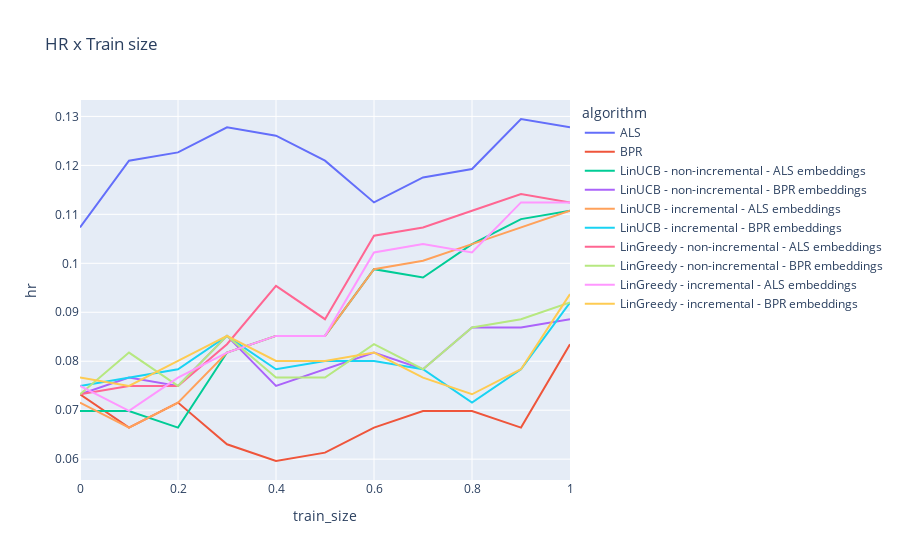

Write notebook code for a chart like this one.
### Code cell
fig = px.line(df_results, x="train_size", y="hr", color='algorithm', title='HR x Train size')
fig.show()
fig.write_html('results-v5/hr_x_train_size.html')

### Figure 1 — Plotly figure (JSON) as saved in the notebook; plotly's stock layout.template omitted (floating-point values rounded to 4 significant figures)
{"data": [{"hovertemplate": "algorithm=ALS<br>train_size=%{x}<br>hr=%{y}<extra></extra>", "legendgroup": "ALS", "line": {"color": "#636efa", "dash": "solid"}, "marker": {"symbol": "circle"}, "mode": "lines", "name": "ALS", "orientation": "v", "showlegend": true, "type": "scatter", "x": [0, 0.1, 0.2, 0.3, 0.4, 0.5, 0.6, 0.7, 0.8, 0.9, 1], "xaxis": "x", "y": [0.1073, 0.121, 0.1227, 0.1278, 0.1261, 0.121, 0.1124, 0.1175, 0.1193, 0.1295, 0.1278], "yaxis": "y"}, {"hovertemplate": "algorithm=BPR<br>train_size=%{x}<br>hr=%{y}<extra></extra>", "legendgroup": "BPR", "line": {"color": "#EF553B", "dash": "solid"}, "marker": {"symbol": "circle"}, "mode": "lines", "name": "BPR", "orientation": "v", "showlegend": true, "type": "scatter", "x": [0, 0.1, 0.2, 0.3, 0.4, 0.5, 0.6, 0.7, 0.8, 0.9, 1], "xaxis": "x", "y": [0.07325, 0.06644, 0.07155, 0.06303, 0.05963, 0.06133, 0.06644, 0.06985, 0.06985, 0.06644, 0.08348], "yaxis": "y"}, {"hovertemplate": "algorithm=LinUCB - non-incremental - ALS embeddings<br>train_size=%{x}<br>hr=%{y}<extra></extra>", "legendgroup": "LinUCB - non-incremental - ALS embeddings", "line": {"color": "#00cc96", "dash": "solid"}, "marker": {"symbol": "circle"}, "mode": "lines", "name": "LinUCB - non-incremental - ALS embeddings", "orientation": "v", "showlegend": true, "type": "scatter", "x": [0, 0.1, 0.2, 0.3, 0.4, 0.5, 0.6, 0.7, 0.8, 0.9, 1], "xaxis": "x", "y": [0.06985, 0.06985, 0.06644, 0.08177, 0.08518, 0.08518, 0.09881, 0.0971, 0.1039, 0.109, 0.1107], "yaxis": "y"}, {"hovertemplate": "algorithm=LinUCB - non-incremental - BPR embeddings<br>train_size=%{x}<br>hr=%{y}<extra></extra>", "legendgroup": "LinUCB - non-incremental - BPR embeddings", "line": {"color": "#ab63fa", "dash": "solid"}, "marker": {"symbol": "circle"}, "mode": "lines", "name": "LinUCB - non-incremental - BPR embeddings", "orientation": "v", "showlegend": true, "type": "scatter", "x": [0, 0.1, 0.2, 0.3, 0.4, 0.5, 0.6, 0.7, 0.8, 0.9, 1], "xaxis": "x", "y": [0.07325, 0.07666, 0.07496, 0.08518, 0.07496, 0.07836, 0.08177, 0.07836, 0.08688, 0.08688, 0.08859], "yaxis": "y"}, {"hovertemplate": "algorithm=LinUCB - incremental - ALS embeddings<br>train_size=%{x}<br>hr=%{y}<extra></extra>", "legendgroup": "LinUCB - incremental - ALS embeddings", "line": {"color": "#FFA15A", "dash": "solid"}, "marker": {"symbol": "circle"}, "mode": "lines", "name": "LinUCB - incremental - ALS embeddings", "orientation": "v", "showlegend": true, "type": "scatter", "x": [0, 0.1, 0.2, 0.3, 0.4, 0.5, 0.6, 0.7, 0.8, 0.9, 1], "xaxis": "x", "y": [0.07155, 0.06644, 0.07155, 0.08177, 0.08518, 0.08518, 0.09881, 0.1005, 0.1039, 0.1073, 0.1107], "yaxis": "y"}, {"hovertemplate": "algorithm=LinUCB - incremental - BPR embeddings<br>train_size=%{x}<br>hr=%{y}<extra></extra>", "legendgroup": "LinUCB - incremental - BPR embeddings", "line": {"color": "#19d3f3", "dash": "solid"}, "marker": {"symbol": "circle"}, "mode": "lines", "name": "LinUCB - incremental - BPR embeddings", "orientation": "v", "showlegend": true, "type": "scatter", "x": [0, 0.1, 0.2, 0.3, 0.4, 0.5, 0.6, 0.7, 0.8, 0.9, 1], "xaxis": "x", "y": [0.07496, 0.07666, 0.07836, 0.08518, 0.07836, 0.08007, 0.08007, 0.07836, 0.07155, 0.07836, 0.09199], "yaxis": "y"}, {"hovertemplate": "algorithm=LinGreedy - non-incremental - ALS embeddings<br>train_size=%{x}<br>hr=%{y}<extra></extra>", "legendgroup": "LinGreedy - non-incremental - ALS embeddings", "line": {"color": "#FF6692", "dash": "solid"}, "marker": {"symbol": "circle"}, "mode": "lines", "name": "LinGreedy - non-incremental - ALS embeddings", "orientation": "v", "showlegend": true, "type": "scatter", "x": [0, 0.1, 0.2, 0.3, 0.4, 0.5, 0.6, 0.7, 0.8, 0.9, 1], "xaxis": "x", "y": [0.07325, 0.07496, 0.07496, 0.08348, 0.0954, 0.08859, 0.1056, 0.1073, 0.1107, 0.1141, 0.1124], "yaxis": "y"}, {"hovertemplate": "algorithm=LinGreedy - non-incremental - BPR embeddings<br>train_size=%{x}<br>hr=%{y}<extra></extra>", "legendgroup": "LinGreedy - non-incremental - BPR embeddings", "line": {"color": "#B6E880", "dash": "solid"}, "marker": {"symbol": "circle"}, "mode": "lines", "name": "LinGreedy - non-incremental - BPR embeddings", "orientation": "v", "showlegend": true, "type": "scatter", "x": [0, 0.1, 0.2, 0.3, 0.4, 0.5, 0.6, 0.7, 0.8, 0.9, 1], "xaxis": "x", "y": [0.07325, 0.08177, 0.07496, 0.08518, 0.07666, 0.07666, 0.08348, 0.07836, 0.08688, 0.08859, 0.09199], "yaxis": "y"}, {"hovertemplate": "algorithm=LinGreedy - incremental - ALS embeddings<br>train_size=%{x}<br>hr=%{y}<extra></extra>", "legendgroup": "LinGreedy - incremental - ALS embeddings", "line": {"color": "#FF97FF", "dash": "solid"}, "marker": {"symbol": "circle"}, "mode": "lines", "name": "LinGreedy - incremental - ALS embeddings", "orientation": "v", "showlegend": true, "type": "scatter", "x": [0, 0.1, 0.2, 0.3, 0.4, 0.5, 0.6, 0.7, 0.8, 0.9, 1], "xaxis": "x", "y": [0.07496, 0.06985, 0.07666, 0.08177, 0.08518, 0.08518, 0.1022, 0.1039, 0.1022, 0.1124, 0.1124], "yaxis": "y"}, {"hovertemplate": "algorithm=LinGreedy - incremental - BPR embeddings<br>train_size=%{x}<br>hr=%{y}<extra></extra>", "legendgroup": "LinGreedy - incremental - BPR embeddings", "line": {"color": "#FECB52", "dash": "solid"}, "marker": {"symbol": "circle"}, "mode": "lines", "name": "LinGreedy - incremental - BPR embeddings", "orientation": "v", "showlegend": true, "type": "scatter", "x": [0, 0.1, 0.2, 0.3, 0.4, 0.5, 0.6, 0.7, 0.8, 0.9, 1], "xaxis": "x", "y": [0.07666, 0.07496, 0.08007, 0.08518, 0.08007, 0.08007, 0.08177, 0.07666, 0.07325, 0.07836, 0.0937], "yaxis": "y"}], "layout": {"legend": {"title": {"text": "algorithm"}, "tracegroupgap": 0}, "title": {"text": "HR x Train size"}, "xaxis": {"anchor": "y", "domain": [0, 1], "title": {"text": "train_size"}}, "yaxis": {"anchor": "x", "domain": [0, 1], "title": {"text": "hr"}}}}
